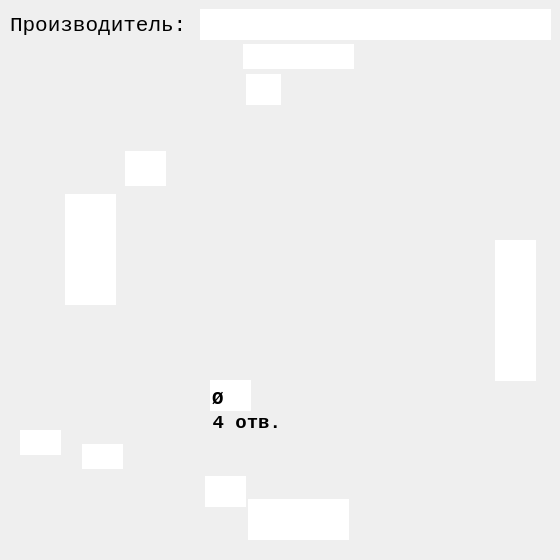
<?xml version="1.0" encoding="UTF-8"?>
<ui version="4.0">
 <class>Dialog</class>
 <widget class="QDialog" name="Dialog">
  <property name="geometry">
   <rect>
    <x>0</x>
    <y>0</y>
    <width>560</width>
    <height>560</height>
   </rect>
  </property>
  <property name="sizePolicy">
   <sizepolicy hsizetype="Fixed" vsizetype="Fixed">
    <horstretch>0</horstretch>
    <verstretch>0</verstretch>
   </sizepolicy>
  </property>
  <property name="minimumSize">
   <size>
    <width>560</width>
    <height>560</height>
   </size>
  </property>
  <property name="maximumSize">
   <size>
    <width>560</width>
    <height>560</height>
   </size>
  </property>
  <property name="windowTitle">
   <string>Фигурный 4 Отверстия Тип2</string>
  </property>
  <property name="windowIcon">
   <iconset>
    <normaloff>../pics/icon/Podpyatnik.ico</normaloff>../pics/icon/Podpyatnik.ico</iconset>
  </property>
  <property name="whatsThis">
   <string/>
  </property>
  <property name="accessibleDescription">
   <string/>
  </property>
  <widget class="QLabel" name="label">
   <property name="geometry">
    <rect>
     <x>0</x>
     <y>0</y>
     <width>560</width>
     <height>560</height>
    </rect>
   </property>
   <property name="sizePolicy">
    <sizepolicy hsizetype="Fixed" vsizetype="Fixed">
     <horstretch>0</horstretch>
     <verstretch>0</verstretch>
    </sizepolicy>
   </property>
   <property name="minimumSize">
    <size>
     <width>560</width>
     <height>560</height>
    </size>
   </property>
   <property name="maximumSize">
    <size>
     <width>560</width>
     <height>560</height>
    </size>
   </property>
   <property name="autoFillBackground">
    <bool>true</bool>
   </property>
   <property name="text">
    <string/>
   </property>
   <property name="pixmap">
    <pixmap>../pics/main/F-7.jpg</pixmap>
   </property>
   <property name="scaledContents">
    <bool>false</bool>
   </property>
   <property name="alignment">
    <set>Qt::AlignCenter</set>
   </property>
   <property name="margin">
    <number>0</number>
   </property>
  </widget>
  <widget class="QLineEdit" name="lineEdit">
   <property name="geometry">
    <rect>
     <x>205</x>
     <y>476</y>
     <width>41</width>
     <height>31</height>
    </rect>
   </property>
   <property name="font">
    <font>
     <family>Courier New</family>
     <pointsize>14</pointsize>
     <weight>75</weight>
     <italic>false</italic>
     <bold>true</bold>
    </font>
   </property>
   <property name="focusPolicy">
    <enum>Qt::ClickFocus</enum>
   </property>
   <property name="autoFillBackground">
    <bool>true</bool>
   </property>
   <property name="inputMethodHints">
    <set>Qt::ImhNone</set>
   </property>
   <property name="text">
    <string/>
   </property>
   <property name="maxLength">
    <number>3</number>
   </property>
   <property name="frame">
    <bool>false</bool>
   </property>
   <property name="alignment">
    <set>Qt::AlignBottom|Qt::AlignHCenter</set>
   </property>
  </widget>
  <widget class="QLineEdit" name="lineEdit_2">
   <property name="geometry">
    <rect>
     <x>125</x>
     <y>151</y>
     <width>41</width>
     <height>35</height>
    </rect>
   </property>
   <property name="font">
    <font>
     <family>Courier New</family>
     <pointsize>14</pointsize>
     <weight>75</weight>
     <italic>false</italic>
     <bold>true</bold>
    </font>
   </property>
   <property name="tabletTracking">
    <bool>false</bool>
   </property>
   <property name="focusPolicy">
    <enum>Qt::ClickFocus</enum>
   </property>
   <property name="autoFillBackground">
    <bool>false</bool>
   </property>
   <property name="text">
    <string/>
   </property>
   <property name="maxLength">
    <number>3</number>
   </property>
   <property name="frame">
    <bool>false</bool>
   </property>
   <property name="alignment">
    <set>Qt::AlignRight|Qt::AlignTrailing|Qt::AlignVCenter</set>
   </property>
  </widget>
  <widget class="QLineEdit" name="lineEdit_3">
   <property name="geometry">
    <rect>
     <x>210</x>
     <y>380</y>
     <width>41</width>
     <height>31</height>
    </rect>
   </property>
   <property name="font">
    <font>
     <family>Courier New</family>
     <pointsize>14</pointsize>
     <weight>75</weight>
     <italic>false</italic>
     <bold>true</bold>
    </font>
   </property>
   <property name="focusPolicy">
    <enum>Qt::ClickFocus</enum>
   </property>
   <property name="text">
    <string>Ø</string>
   </property>
   <property name="maxLength">
    <number>3</number>
   </property>
   <property name="frame">
    <bool>false</bool>
   </property>
   <property name="alignment">
    <set>Qt::AlignBottom|Qt::AlignLeading|Qt::AlignLeft</set>
   </property>
  </widget>
  <widget class="QLineEdit" name="lineEdit_4">
   <property name="geometry">
    <rect>
     <x>248</x>
     <y>499</y>
     <width>101</width>
     <height>41</height>
    </rect>
   </property>
   <property name="font">
    <font>
     <family>Courier New</family>
     <pointsize>14</pointsize>
     <weight>75</weight>
     <italic>false</italic>
     <bold>true</bold>
    </font>
   </property>
   <property name="focusPolicy">
    <enum>Qt::ClickFocus</enum>
   </property>
   <property name="text">
    <string/>
   </property>
   <property name="maxLength">
    <number>3</number>
   </property>
   <property name="frame">
    <bool>false</bool>
   </property>
   <property name="alignment">
    <set>Qt::AlignBottom|Qt::AlignHCenter</set>
   </property>
  </widget>
  <widget class="QLineEdit" name="lineEdit_5">
   <property name="geometry">
    <rect>
     <x>495</x>
     <y>240</y>
     <width>41</width>
     <height>141</height>
    </rect>
   </property>
   <property name="font">
    <font>
     <family>Courier New</family>
     <pointsize>14</pointsize>
     <weight>75</weight>
     <italic>false</italic>
     <bold>true</bold>
    </font>
   </property>
   <property name="tabletTracking">
    <bool>false</bool>
   </property>
   <property name="focusPolicy">
    <enum>Qt::ClickFocus</enum>
   </property>
   <property name="autoFillBackground">
    <bool>false</bool>
   </property>
   <property name="text">
    <string/>
   </property>
   <property name="maxLength">
    <number>3</number>
   </property>
   <property name="frame">
    <bool>false</bool>
   </property>
   <property name="alignment">
    <set>Qt::AlignLeading|Qt::AlignLeft|Qt::AlignVCenter</set>
   </property>
  </widget>
  <widget class="QLabel" name="label_2">
   <property name="geometry">
    <rect>
     <x>10</x>
     <y>10</y>
     <width>181</width>
     <height>31</height>
    </rect>
   </property>
   <property name="font">
    <font>
     <family>Courier New</family>
     <pointsize>16</pointsize>
     <weight>50</weight>
     <bold>false</bold>
    </font>
   </property>
   <property name="text">
    <string>Производитель:</string>
   </property>
  </widget>
  <widget class="QLineEdit" name="lineEdit_6">
   <property name="geometry">
    <rect>
     <x>200</x>
     <y>9</y>
     <width>351</width>
     <height>31</height>
    </rect>
   </property>
   <property name="font">
    <font>
     <family>Courier New</family>
     <pointsize>16</pointsize>
     <weight>75</weight>
     <bold>true</bold>
    </font>
   </property>
   <property name="frame">
    <bool>false</bool>
   </property>
   <property name="alignment">
    <set>Qt::AlignLeading|Qt::AlignLeft|Qt::AlignVCenter</set>
   </property>
  </widget>
  <widget class="QLabel" name="label_3">
   <property name="geometry">
    <rect>
     <x>210</x>
     <y>413</y>
     <width>71</width>
     <height>20</height>
    </rect>
   </property>
   <property name="font">
    <font>
     <family>Courier New</family>
     <pointsize>14</pointsize>
     <weight>75</weight>
     <bold>true</bold>
    </font>
   </property>
   <property name="text">
    <string>4 отв.</string>
   </property>
   <property name="alignment">
    <set>Qt::AlignRight|Qt::AlignTrailing|Qt::AlignVCenter</set>
   </property>
  </widget>
  <widget class="QLineEdit" name="lineEdit_7">
   <property name="geometry">
    <rect>
     <x>243</x>
     <y>44</y>
     <width>111</width>
     <height>25</height>
    </rect>
   </property>
   <property name="font">
    <font>
     <family>Courier New</family>
     <pointsize>14</pointsize>
     <weight>75</weight>
     <italic>false</italic>
     <bold>true</bold>
    </font>
   </property>
   <property name="focusPolicy">
    <enum>Qt::ClickFocus</enum>
   </property>
   <property name="autoFillBackground">
    <bool>true</bool>
   </property>
   <property name="inputMethodHints">
    <set>Qt::ImhNone</set>
   </property>
   <property name="text">
    <string/>
   </property>
   <property name="maxLength">
    <number>3</number>
   </property>
   <property name="frame">
    <bool>false</bool>
   </property>
   <property name="alignment">
    <set>Qt::AlignBottom|Qt::AlignHCenter</set>
   </property>
  </widget>
  <widget class="QLineEdit" name="lineEdit_10">
   <property name="geometry">
    <rect>
     <x>65</x>
     <y>194</y>
     <width>51</width>
     <height>111</height>
    </rect>
   </property>
   <property name="font">
    <font>
     <family>Courier New</family>
     <pointsize>14</pointsize>
     <weight>75</weight>
     <italic>false</italic>
     <bold>true</bold>
    </font>
   </property>
   <property name="tabletTracking">
    <bool>false</bool>
   </property>
   <property name="focusPolicy">
    <enum>Qt::ClickFocus</enum>
   </property>
   <property name="autoFillBackground">
    <bool>false</bool>
   </property>
   <property name="text">
    <string/>
   </property>
   <property name="maxLength">
    <number>3</number>
   </property>
   <property name="frame">
    <bool>false</bool>
   </property>
   <property name="alignment">
    <set>Qt::AlignRight|Qt::AlignTrailing|Qt::AlignVCenter</set>
   </property>
  </widget>
  <widget class="QLineEdit" name="lineEdit_8">
   <property name="geometry">
    <rect>
     <x>82</x>
     <y>444</y>
     <width>41</width>
     <height>25</height>
    </rect>
   </property>
   <property name="font">
    <font>
     <family>Courier New</family>
     <pointsize>14</pointsize>
     <weight>75</weight>
     <italic>false</italic>
     <bold>true</bold>
    </font>
   </property>
   <property name="tabletTracking">
    <bool>false</bool>
   </property>
   <property name="focusPolicy">
    <enum>Qt::ClickFocus</enum>
   </property>
   <property name="autoFillBackground">
    <bool>false</bool>
   </property>
   <property name="text">
    <string/>
   </property>
   <property name="maxLength">
    <number>3</number>
   </property>
   <property name="frame">
    <bool>false</bool>
   </property>
   <property name="alignment">
    <set>Qt::AlignRight|Qt::AlignTrailing|Qt::AlignVCenter</set>
   </property>
  </widget>
  <widget class="QLineEdit" name="lineEdit_9">
   <property name="geometry">
    <rect>
     <x>20</x>
     <y>430</y>
     <width>41</width>
     <height>25</height>
    </rect>
   </property>
   <property name="font">
    <font>
     <family>Courier New</family>
     <pointsize>14</pointsize>
     <weight>75</weight>
     <italic>false</italic>
     <bold>true</bold>
    </font>
   </property>
   <property name="tabletTracking">
    <bool>false</bool>
   </property>
   <property name="focusPolicy">
    <enum>Qt::ClickFocus</enum>
   </property>
   <property name="autoFillBackground">
    <bool>false</bool>
   </property>
   <property name="text">
    <string/>
   </property>
   <property name="maxLength">
    <number>3</number>
   </property>
   <property name="frame">
    <bool>false</bool>
   </property>
   <property name="alignment">
    <set>Qt::AlignRight|Qt::AlignTrailing|Qt::AlignVCenter</set>
   </property>
  </widget>
  <widget class="QLineEdit" name="lineEdit_11">
   <property name="geometry">
    <rect>
     <x>246</x>
     <y>74</y>
     <width>35</width>
     <height>31</height>
    </rect>
   </property>
   <property name="font">
    <font>
     <family>Courier New</family>
     <pointsize>14</pointsize>
     <weight>75</weight>
     <italic>false</italic>
     <bold>true</bold>
    </font>
   </property>
   <property name="focusPolicy">
    <enum>Qt::ClickFocus</enum>
   </property>
   <property name="autoFillBackground">
    <bool>true</bool>
   </property>
   <property name="inputMethodHints">
    <set>Qt::ImhNone</set>
   </property>
   <property name="text">
    <string/>
   </property>
   <property name="maxLength">
    <number>3</number>
   </property>
   <property name="frame">
    <bool>false</bool>
   </property>
   <property name="alignment">
    <set>Qt::AlignBottom|Qt::AlignHCenter</set>
   </property>
  </widget>
 </widget>
 <resources/>
 <connections/>
</ui>
